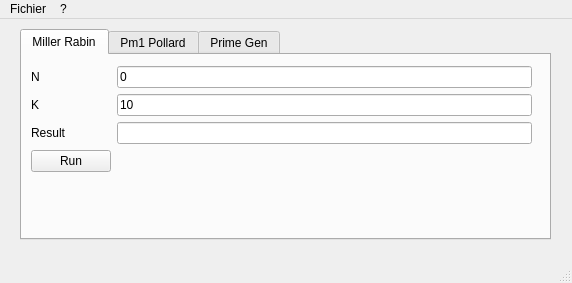
<?xml version="1.0" encoding="UTF-8"?>
<ui version="4.0">
 <class>MainWindow</class>
 <widget class="QMainWindow" name="MainWindow">
  <property name="geometry">
   <rect>
    <x>0</x>
    <y>0</y>
    <width>572</width>
    <height>283</height>
   </rect>
  </property>
  <property name="windowTitle">
   <string>CryptAlgos</string>
  </property>
  <widget class="QWidget" name="centralwidget">
   <widget class="QTabWidget" name="tabWidget">
    <property name="geometry">
     <rect>
      <x>20</x>
      <y>10</y>
      <width>531</width>
      <height>211</height>
     </rect>
    </property>
    <property name="currentIndex">
     <number>0</number>
    </property>
    <widget class="QWidget" name="tab">
     <attribute name="title">
      <string>Miller Rabin</string>
     </attribute>
     <widget class="QWidget" name="formLayoutWidget">
      <property name="geometry">
       <rect>
        <x>9</x>
        <y>11</y>
        <width>501</width>
        <height>151</height>
       </rect>
      </property>
      <layout class="QFormLayout" name="formLayout">
       <item row="0" column="0">
        <widget class="QLabel" name="label">
         <property name="text">
          <string>N</string>
         </property>
        </widget>
       </item>
       <item row="0" column="1">
        <widget class="QLineEdit" name="lineEdit">
         <property name="text">
          <string>0</string>
         </property>
        </widget>
       </item>
       <item row="1" column="0">
        <widget class="QLabel" name="label_2">
         <property name="text">
          <string>K</string>
         </property>
        </widget>
       </item>
       <item row="1" column="1">
        <widget class="QLineEdit" name="lineEdit_2">
         <property name="text">
          <string>10</string>
         </property>
        </widget>
       </item>
       <item row="2" column="0">
        <widget class="QLabel" name="label_3">
         <property name="text">
          <string>Result</string>
         </property>
        </widget>
       </item>
       <item row="2" column="1">
        <widget class="QLineEdit" name="lineEdit_3"/>
       </item>
       <item row="3" column="0">
        <widget class="QPushButton" name="pushButton">
         <property name="text">
          <string>Run</string>
         </property>
        </widget>
       </item>
      </layout>
     </widget>
    </widget>
    <widget class="QWidget" name="tab_2">
     <attribute name="title">
      <string>Pm1 Pollard</string>
     </attribute>
     <widget class="QWidget" name="formLayoutWidget_2">
      <property name="geometry">
       <rect>
        <x>9</x>
        <y>5</y>
        <width>501</width>
        <height>161</height>
       </rect>
      </property>
      <layout class="QFormLayout" name="formLayout_2">
       <property name="fieldGrowthPolicy">
        <enum>QFormLayout::ExpandingFieldsGrow</enum>
       </property>
       <item row="0" column="0">
        <widget class="QLabel" name="label_4">
         <property name="text">
          <string>N</string>
         </property>
        </widget>
       </item>
       <item row="0" column="1">
        <widget class="QLineEdit" name="lineEdit_4">
         <property name="text">
          <string>1</string>
         </property>
        </widget>
       </item>
       <item row="1" column="0">
        <widget class="QLabel" name="label_5">
         <property name="text">
          <string>B</string>
         </property>
        </widget>
       </item>
       <item row="1" column="1">
        <widget class="QLineEdit" name="lineEdit_5">
         <property name="text">
          <string>0</string>
         </property>
        </widget>
       </item>
       <item row="2" column="0">
        <widget class="QLabel" name="label_6">
         <property name="text">
          <string>It</string>
         </property>
        </widget>
       </item>
       <item row="2" column="1">
        <widget class="QLineEdit" name="lineEdit_6">
         <property name="text">
          <string>10</string>
         </property>
        </widget>
       </item>
       <item row="3" column="0">
        <widget class="QLabel" name="label_9">
         <property name="text">
          <string>Result</string>
         </property>
        </widget>
       </item>
       <item row="4" column="0">
        <widget class="QPushButton" name="pushButton_2">
         <property name="text">
          <string>Run</string>
         </property>
        </widget>
       </item>
       <item row="3" column="1">
        <widget class="QLineEdit" name="lineEdit_9"/>
       </item>
      </layout>
     </widget>
    </widget>
    <widget class="QWidget" name="tab_3">
     <attribute name="title">
      <string>Prime Gen</string>
     </attribute>
     <widget class="QWidget" name="formLayoutWidget_3">
      <property name="geometry">
       <rect>
        <x>9</x>
        <y>9</y>
        <width>501</width>
        <height>131</height>
       </rect>
      </property>
      <layout class="QFormLayout" name="formLayout_3">
       <item row="0" column="0">
        <widget class="QLabel" name="label_7">
         <property name="text">
          <string>Size</string>
         </property>
        </widget>
       </item>
       <item row="1" column="0">
        <widget class="QLabel" name="label_8">
         <property name="text">
          <string>Result</string>
         </property>
        </widget>
       </item>
       <item row="0" column="1">
        <widget class="QLineEdit" name="lineEdit_7">
         <property name="text">
          <string>1</string>
         </property>
        </widget>
       </item>
       <item row="1" column="1">
        <widget class="QLineEdit" name="lineEdit_8"/>
       </item>
       <item row="2" column="0">
        <widget class="QPushButton" name="pushButton_3">
         <property name="text">
          <string>Run</string>
         </property>
        </widget>
       </item>
      </layout>
     </widget>
    </widget>
   </widget>
  </widget>
  <widget class="QMenuBar" name="menubar">
   <property name="geometry">
    <rect>
     <x>0</x>
     <y>0</y>
     <width>572</width>
     <height>21</height>
    </rect>
   </property>
   <widget class="QMenu" name="menuFichier">
    <property name="title">
     <string>Fichier</string>
    </property>
    <addaction name="actionQuitter"/>
   </widget>
   <widget class="QMenu" name="menu">
    <property name="title">
     <string>?</string>
    </property>
    <addaction name="actionA_propos"/>
   </widget>
   <addaction name="menuFichier"/>
   <addaction name="menu"/>
  </widget>
  <widget class="QStatusBar" name="statusbar"/>
  <action name="actionQuitter">
   <property name="text">
    <string>Quitter</string>
   </property>
  </action>
  <action name="actionA_propos">
   <property name="text">
    <string>A propos</string>
   </property>
  </action>
 </widget>
 <resources/>
 <connections>
  <connection>
   <sender>actionQuitter</sender>
   <signal>triggered()</signal>
   <receiver>MainWindow</receiver>
   <slot>close()</slot>
   <hints>
    <hint type="sourcelabel">
     <x>-1</x>
     <y>-1</y>
    </hint>
    <hint type="destinationlabel">
     <x>285</x>
     <y>141</y>
    </hint>
   </hints>
  </connection>
 </connections>
</ui>
